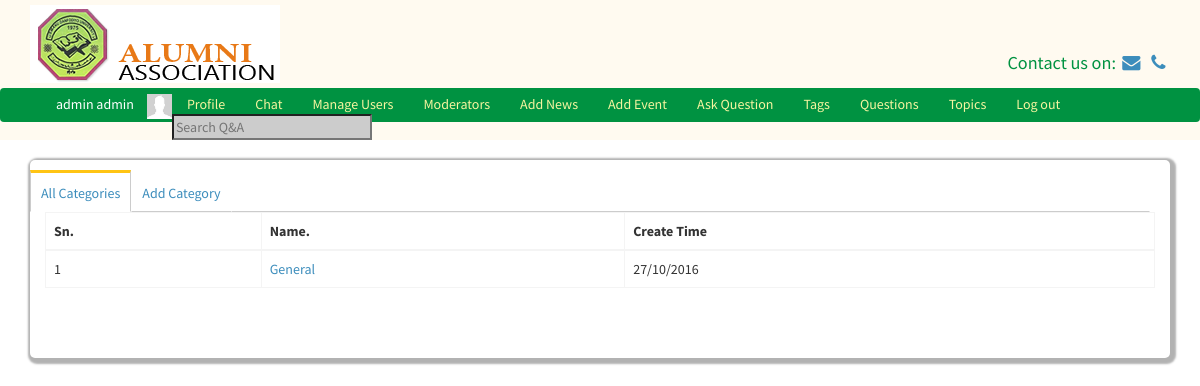
The app's page /categories.php (signed in) with its own data.
### tables this page shows
CREATE TABLE `users` (
  `id` int(11) NOT NULL,
  `first_name` varchar(255) NOT NULL,
  `last_name` varchar(255) NOT NULL,
  `username` varchar(255) NOT NULL,
  `password` varchar(255) NOT NULL,
  `salt` varchar(64) NOT NULL,
  `email` varchar(255) NOT NULL,
  `user_type` int(11) NOT NULL,
  `profile_picture` varchar(1024) NOT NULL,
  `online` int(11) NOT NULL DEFAULT '0',
  `year_of_graduation` varchar(255) DEFAULT NULL,
  `phone_number` varchar(255) DEFAULT NULL,
  `place_of_work` text,
  `department` text,
  `address` text
);

CREATE TABLE `category` (
  `id` int(11) NOT NULL,
  `name` text NOT NULL,
  `description` text NOT NULL,
  `create_time` varchar(1024) NOT NULL
);

### classes/DB.php (called while the page is built, shortened)
<?php
class DB{
	private static $_instance = null;
	private 	$_pdo,
				$_query,
				$_error = false,
				$_results,
				$_count = 0;
	private function __construct(){
		try {
			$this->_pdo = new PDO('mysql:host='.Config::get('mysql/host').';dbname='.Config::get('mysql/db'), Config::get('mysql/username'), Config::get('mysql/password'));
		}
		catch(PDOException $e){
			die($e->getMessage());
		}
	}
	public static function getInstance()
	{
		if (!isset(self::$_instance))
		{
			self::$_instance = new DB();
		}
		return self::$_instance;
	}
	public function query($sql, $params = [])
	{
		$this->_error = false;
		if($this->_query = $this->_pdo->prepare($sql)){
				$x = 1;
			if (count($params)){
				foreach($params as $param){
					$this->_query->bindValue($x, $param);
					$x++;
				}
			}
				if($this->_query->execute()){
					$this->_results = $this->_query->fetchAll(PDO::FETCH_OBJ);
					$this->_count = $this->_query->rowCount();
				}
				else{
					$this->_error = true;
				}
				}
				return $this;
		}
		public function error(){
			return $this->_error;
		}
		public function read($table){
			$sql = "SELECT * FROM {$table}";
			if(!$this->query($sql)->error())
			{
				return $this;
			}
			return false;
		}
		private function action($action, $table, $where = []){
			if (count($where) === 3)
			{
				$operators = ['=','>=','<=','<','>','!='];
					$field = $where[0];
					$operator = $where[1];
					$value = $where[2];
					if(in_array($operator, $operators)){
						$sql = "{$action} FROM {$table} WHERE {$field} {$operator} ?";
						if(!$this->query($sql, [$value])->error())
						{
							return $this;
						}
					}
			}
			return false;
		}
		public function get($table, $where){
			return $this->action('SELECT *', $table, $where);
		}
		public function results()
		{
			return $this->_results;
		}
		public function first(){
			if($this->results()){
			return $this->results()[0];
			}else {
				return false;
			}
		}
		public function counter(){
			return $this->_count;
		}
	}
?>

### classes/Config.php (called while the page is built)
<?php
class Config{
	public static function get($path)
	{
		if($path){
			$config = $GLOBALS['config'];
			$path = explode('/', $path);
			foreach ($path as $bit){
				if(isset($config[$bit])){
					$config = $config[$bit];
				}
			}
			return $config;
		}
		return false;
	}
}
?>

### classes/User.php (called while the page is built, shortened)
<?php
class User
{
	private $_session_name, $_isLoggedIn, $_activeRecord, $_error, $_db, $_online;
	public function __construct($user = null){
		$this->_activeRecord = new ActiveRecord('users');
		$this->_session_name = Config::get('session/session_name');
		if(!$user){
				if(Session::exists($this->_session_name)){
						$user = Session::get($this->_session_name);
						if($this->_activeRecord->find($user))
						{
								$this->_isLoggedIn = true;
						}
				}
		}
		else{
				$this->_activeRecord->find($user);
		}
}
		public function activeRecord(){
			return $this->_activeRecord;
		}
	public function isLoggedIn(){
		return $this->_isLoggedIn;
	}
	public function isAdmin(){
		if($this->_activeRecord->data()->user_type == 1)
		{
			return true;
		}
	}
}
?>

### classes/Session.php (called while the page is built, shortened)
<?php
class Session {
	public static function exists($tokenName)
		{
			return (isset($_SESSION[$tokenName])) ? true: false;
		}
	public static function get($name){
		return $_SESSION[$name];
	}
}
?>

### classes/ActiveRecord.php (called while the page is built, shortened)
<?php
class ActiveRecord{
	private $_db, $_table, $_data;
	public function __construct($tableName){
		$this->_db = DB::getInstance();
		$this->_table = $tableName;
	}
	public function read(){
		return $this->_db->read($this->_table);
	}
	public function find($user = null){
		if($user){
			$field = (is_numeric($user))? 'id' : 'username';
			$data = $this->_db->get($this->_table, [$field,'=',$user]);
			if($data->counter()){
			$this->_data = $data->first();
				return true;
			}
			else{
				return false;
			}
		}
	}
	public function data()
	{
		return $this->_data;
	}
}
?>

### classes/Category.php (called while the page is built, shortened)
<?php
class Category
{
    private $_db, $_activeRecord, $_error;
    public function __construct()
    {
        $this->_activeRecord = new ActiveRecord(self::tableName());
    }
    public static function tableName(){
        return 'category';
    }
    public function activeRecord(){
        return $this->_activeRecord;
    }
}
?>

### categories.php (the view, shortened to what this page needs)
<body>
<?php
Template::start();
?>
<div class="row">
    <div class="container">
        <div class="tabs">
            <div class="tab-item tab-active" id="index-1">
                <a href="#">All Categories</a>
            </div>
            <div class="tab-item tab-inactive" id="index-2">
                <a href="#">Add Category</a>
            </div>
            <div class="tab-line">
            </div>
            <div id="index-1-tab">
                <div class="col-md-12">
                    <table class="table table-bordered">
                        <thead>
                        <th>Sn.</th>
                        <th>Name.</th>
                        <th>Create Time</th>
                        </thead>
                        <tbody>
                            <?php
                            $all_category = new Category();
                            $all  = $all_category->activeRecord()->read()->results();
                            foreach ($all as $c) {
                                ?>
                                <tr>
                                <td><?= $c->id?></td>
                                <td><a href="editCategory?id=<?= $c->id ?>"><?= $c->name?></a></td>
                                    <td><?= Date('d/m/Y', $c->create_time)?></td>
                                    </tr>
                                <?php
                            }
                            ?>
                        </tbody>
                    </table>
                </div>
            </div>
        </div>
   </div>
</div>
</div>
</div>
</body>

### classes/Template.php (shortened to what this page needs)
<?php
class Template
{
    public static function start(){
        $user = new User();
        echo '
        <div style="margin-bottom: 100px">
  <header style="position: fixed; top: 0; width: 100%; z-index: 200; background-color: floralwhite">
  <div class="container">
<div class="row">
    <div style="margin: 5px"></div>
    <div class="col-md-6"><img src="img/logo.png"></div>
    <div class="col-md-6">
        <div style="color: #009241; padding-top:45px; font-size: 1.3em" class="pull-right">Contact us on:
            <a href="mailto:ifo@cjinnovators.com"><i class="fa fa-fw fa-envelope"></i></a>
            <a href="tel:07037350494"><i class="fa fa-fw fa-phone"></i> </a>
        </div>
    </div>
</div>
</div>
<div style="margin: 5px"></div>
<nav class="navbar top-link" style="background-color:#009241; padding-bottom: 0; margin-bottom: 0 ">
    <div class="container-fluid" style="padding-bottom: 0; margin-bottom: 0" >
      ';
        if ($user->isLoggedIn()) {
            echo '
                <div class="chat-box">
                    <div onClick="$(\'.chat-box\').hide()" class="pull-right" style="cursor: pointer;">&times</div>
                    <div class="chatBoxBody">
                    </div>
                </div>
              <ul class="navbar-nav navbar-left top-link-links">
              <li style="color: #ffffff; margin-right: 13px;"> '.$user->activeRecord()->data()->first_name.' '.$user->activeRecord()->data()->last_name.' </li>
              <li><img src="'.$user->activeRecord()->data()->profile_picture.'" height="25px"></li>
          <li><a href="profile.php" class="navbar-link">Profile</a></li>
          <li><a id="chat-btn" style="cursor: pointer;" class="navbar-link">Chat</a></li>';
          if($user->isAdmin()){
         echo'
          <li><a href="manageUsers.php">Manage Users</a></li>
        <li><a href="moderator.php">Moderators</a></li>
        <li><a href="addnews.php">Add News</a></li>
        <li><a href="addevents.php">Add Event</a></li>
            ';
        }if ($user->isModerator()){
                echo '<li ><a href="categories.php">Manage Categories</a></li>';
            }
         echo '
            <li><a href="ask.php">Ask Question</a></li>
            <li><a href="tags.php">Tags</a></li>
            <li><a href="questions.php">Questions</a></li>
            <li><a href="topics.php">Topics</a></li>
          <li><a href="logout.php" class="navbar-link">Log out</a></li>
          <li><input type="text" id="search" class="nav-input" placeholder="Search Q&A"></li>
        </ul>
            ';
        }
        echo '
      </div>
    </nav>
  </header>
</div>
<div class="container">
        <div class="main-content">
<div class="row">
  <div class="container">
    <div class="">
    </div>
  </div>
</div>
        ';
    }
}

### records on screen
users: first_name "admin", last_name "admin", profile_picture (picture)
category: id "1", name "General", create_time "27/10/2016"
